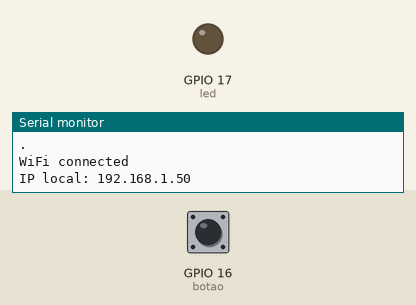
Bench run of a program on a simulated ESP32. On the bench: output pins drawn as LEDs (lit = HIGH), the last lines printed to the serial monitor. The test bench sets the inputs (shaded band); at power-on: GPIO 16 (botao) HIGH. WiFi joins after 1.5 s; servers stay silent unless stated; network time is answered at once with the bench clock; the local clock reads 2024-03-15 10:24:30 at power-on unless the program sets it; storage starts empty. At 13.5 s the program restarts the board; the recording ends there.

Above: at 3.7 s.
3.8 s: GPIO 16 (botao) pulled LOW for 0.15 s
At 5.0 s:
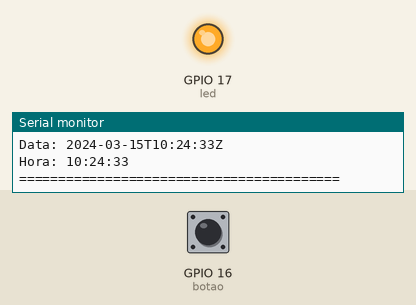
5.4 s: GPIO 16 (botao) pulled LOW for 1 s
At 6.2 s:
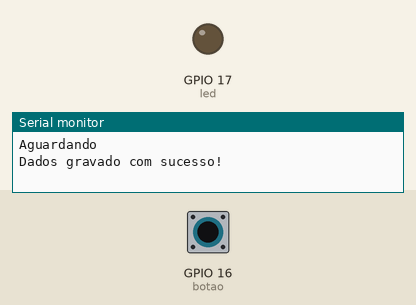
Timing chart, 0 to 8.4 s (numbered marks = the images above; inputs shaded):
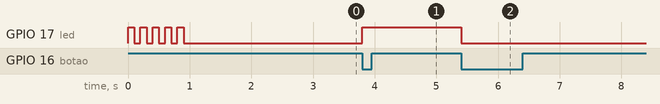

Measured:
- after the input at 3.8 s, GPIO 17 (led): LOW → HIGH at once
- after the input at 5.4 s, GPIO 17 (led): HIGH → LOW at once

The program:

main.cpp
```cpp
#include <Arduino.h>
#include <WiFi.h>
#include <WiFiUdp.h>
#include <WiFiClientSecure.h>
#include <HTTPClient.h>
#include <NTPClient.h>
#include <FS_File_Record.h> // Nossa lib personalizada do SPIFFS

#define SSID "trem"
#define PASSWORD "ze127naide"
#define led 17
#define botao 16
#define host_google "www.google.com"
#define MAX_FAILED 3
#define MAX_DISCONNECTED_TIME 10000

hw_timer_t *timer = NULL; //faz o controle do controlador
// Site remoto - Coloque aqui os dados do site que vai receber a requisição GET
const int http_port = 443;
String key = "tPmAAWT5Ab3j7F9b";
String httpRequestData;
String serverName;
String serverPath;
String payload;
String data_inicio_parada;
String hora_inicio_parada;
String data_fim_parada;
String hora_fim_parada;
String param;
bool estado_atual;
bool ultimo_estado;
bool parado = false;
bool solicitouAcesso = false;
bool liberado = true;
bool temDados = false;
bool enviouTudo;
uint32_t lastTimeConnected = 0;
int httpResponseCode;
int num_fails;
const uint32_t LIMIT = 4000000000;
//2021-09-29;17:10:58;2021-09-29;17:11:01
// Tamanho dos registros
const int sizeOfRecord = 39;
// String que recebe as mensagens de erro
String errorMsg;
String dados;
String linha = "";
// Variável que guarda o último registro obtido

HTTPClient http;
WiFiClient client;
WiFiUDP udp;
NTPClient ntp(udp, "0.br.pool.ntp.org", -3 * 3600, 60000);
// Objeto da nossa lib que recebe o nome do arquivo e tamanho fixo de registro
FS_File_Record ObjFS("/dhif.bin", sizeOfRecord);
//IPAddress serverLocal(192, 168, 3, 107);
IPAddress serverLocal(10, 0, 0, 109);

void adicionaDadosFila(void *p);
void checkInternet(void *p);
void checkWiFiConnection(void *p);
void configureWatchDog();
void connectWiFi();
bool enviaDadosPOST(String dip, String hip, String dfp, String hfp);
String getData();
String getHora();
bool hasInternet();
bool isDisconnectedForTooLong();
bool isConnectedServer();
void initNTP();
void initSPPIFS();
void showAllFiles();
void soft_RESET();

void setup(){
  // put your setup code here, to run once:
  Serial.begin(115200);
  Serial.println("Iniciando...");
  serverName = "http://" + serverLocal.toString() + ":" + String(http_port)+ "/maquina/insert_maquina.php";
  pinMode(led, OUTPUT);
  pinMode(botao, INPUT);

  for (int i = 0; i < 5; i++){
    digitalWrite(led, HIGH);
    delay(100);
    digitalWrite(led, LOW);
    delay(100);
  }

  xTaskCreatePinnedToCore(
      checkWiFiConnection,
      "checkWiFiConnection",
      10000,
      NULL,
      2,
      NULL,
      0);

  delay(500);

  xTaskCreatePinnedToCore(
      checkInternet,
      "checkInternet",
      10000,
      NULL,
      2,
      NULL,
      0);

  delay(500);

  xTaskCreatePinnedToCore(
      adicionaDadosFila,
      "adicionaDadosFila",
      10000,
      NULL,
      3,
      NULL,
      0);

  delay(500);

  disableCore0WDT();
  configureWatchDog();
  connectWiFi();
  initSPPIFS();
  initNTP();

  Serial.println("Data: " + getData() + " Hora: " + getHora());
  ultimo_estado = !digitalRead(botao);
}
//sem pressed é 1, pressed é 0 sem a negaçao
void loop()
{
  timerWrite(timer, 0);
  estado_atual = !digitalRead(botao);

  if (estado_atual != ultimo_estado){
    ultimo_estado = estado_atual;
    if (estado_atual == 1){
      Serial.println("tem internet? " + String(!isDisconnectedForTooLong()));
      if (!parado){
        Serial.println("=========================================");
        Serial.println("MAQUINA PARADA!");
        parado = true;
        digitalWrite(led, HIGH);
        data_inicio_parada = getData();
        hora_inicio_parada = getHora();
        Serial.println("Data: " + data_inicio_parada);
        Serial.println("Hora: " + hora_inicio_parada);
        Serial.println("=========================================");
      }
      else{
        Serial.println("=========================================");
        Serial.println("MAQUINA RETORMADA!");
        Serial.println("RELATORIO:");
        parado = false;
        digitalWrite(led, LOW);
        data_fim_parada = getData();
        hora_fim_parada = getHora();
        Serial.println("Data inicio: " + data_inicio_parada);
        Serial.println("Hora inicio: " + hora_inicio_parada);
        Serial.println("Data fim:   " + data_fim_parada);
        Serial.println("Hora fim:   " + hora_fim_parada);
        Serial.println("=========================================");
        dados = data_inicio_parada + "," + hora_inicio_parada + "," + data_fim_parada + "," + hora_fim_parada;
        Serial.println("Dados a serem gravados: " + dados);
        solicitouAcesso = true;
        Serial.print("Aguardando");
        while (!liberado){
          Serial.print(".");
          delay(50);
        }
        Serial.println("");
        liberado = false;
        while (!ObjFS.writeFile(dados, &errorMsg)){
          Serial.println(errorMsg);
          delay(50);
        }
        Serial.println("Dados gravado com sucesso!");
        solicitouAcesso = false;
        liberado = true;
        temDados = true;

        if (millis() > LIMIT)
          soft_RESET();
      }
    }
    delay(75);
  }
}

void adicionaDadosFila(void *p)
{
  TickType_t taskDelay = 2000 / portTICK_PERIOD_MS;
  while (true){
    if(WiFi.status() == WL_CONNECTED && temDados){
      if (isConnectedServer()){
        if (!solicitouAcesso){
          liberado = false;
          //strcpy(dados_txt, "");
          Serial.println("task usando o SPPIFS");
          Serial.println("Enviando dados para o banco de dados");
          linha = "";
          errorMsg = "0";
          ObjFS.rewind();
          // Exibe todos os registros até o fim
          while (ObjFS.readFileNextRecord(&linha, &errorMsg) && linha != ""){
            Serial.println(linha);
            enviouTudo = enviaDadosPOST(linha.substring(0, 10), linha.substring(11, 19), linha.substring(20, 30), linha.substring(31, 39));
            if(!enviouTudo)
              break;
          }
          if(enviouTudo){
            Serial.println("Todos os dados foram enviados!");
            if (ObjFS.destroyFile()){
              Serial.println("Arquivo Apagado");
            }
            else
              Serial.println("Falha ao apagar arquivo!");
            temDados = false;
          }else{
            temDados = true;
          }

          liberado = true;
        }
        else{
          Serial.println("Solicitaram acesso!");
        }
      }
      else{
        Serial.println("Dados na fila:");
        showAllFiles();
      }
    }
    vTaskDelay(taskDelay);
  }
}

void checkInternet(void *p)
{
  TickType_t taskDelay = 5000 / portTICK_PERIOD_MS;

  while (true){
    if (hasInternet()){
      lastTimeConnected = millis();
    }

    vTaskDelay(taskDelay);
  }
}

void checkWiFiConnection(void *p){

  TickType_t taskDelay = 1000 / portTICK_PERIOD_MS;

  while (true){
    if (WiFi.status() != WL_CONNECTED){
      connectWiFi();
    }
    vTaskDelay(taskDelay);
  }
}

void configureWatchDog(){
  timer = timerBegin(0, 80, true);
  timerAttachInterrupt(timer, &soft_RESET, true); //calback
  timerAlarmWrite(timer, 10000000, true);         //10s
  timerAlarmEnable(timer);                        //habilita a interrupiçao
}

void connectWiFi(){
  Serial.print("Connecting to ");
  Serial.print(SSID);

  WiFi.begin(SSID, PASSWORD);

  while (WiFi.status() != WL_CONNECTED){
    delay(1000);
    Serial.print(".");
  }
  Serial.println("");
  Serial.println("WiFi connected");
  Serial.print("IP local: ");
  Serial.println(WiFi.localIP());
}

bool enviaDadosPOST(String dip, String hip, String dfp, String hfp){
  if (!isConnectedServer())
    return false;

  Serial.println("####################################################################");
  Serial.println("Dados a ser enviado: ");
  Serial.println("Data inicio: " + dip);
  Serial.println("Hora inicio: " + hip);
  Serial.println("Data fim:   " + dfp);
  Serial.println("Hora fim:   " + hfp);
  Serial.println("####################################################################");

  Serial.println(serverName);
  http.begin(client, serverName);
  http.addHeader("Content-Type", "application/x-www-form-urlencoded");
  httpRequestData = "key=" + key + "&data_inicio_parada=" + dip + "&hora_inicio_parada=" + hip +
          "&data_fim_parada=" + dfp + "&hora_fim_parada=" + hfp; //Parâmetros com as leituras
  httpResponseCode = http.POST(httpRequestData);

  Serial.print("HTTP Response code: ");
  Serial.println(httpResponseCode);

  if(httpResponseCode == 200){
    payload = http.getString();
    Serial.println("Payload: " + payload);
    if(payload.equals("OK")){
      Serial.println("DADOS ENVIADO COM SUCESSO AO BANCO DE DADOS!");
      http.end();
      return true;
    }
  }else if(httpResponseCode == 404){
    Serial.println("PAGINA NAO ENCONTRADA!");
  }else{
    Serial.print("Error code: ");
    Serial.println(httpResponseCode);
  }

  http.end();
  return false;
}

String getData(){
  if (!isDisconnectedForTooLong()){
    if (!ntp.update())
      initNTP();
  }
  return ntp.getFormattedDate();
}

String getHora(){
  if (!isDisconnectedForTooLong()){
    if (!ntp.update())
      initNTP();
  }
  return ntp.getFormattedTime();
}

bool hasInternet(){
  WiFiClient client;
  //Endreço IP do Google 172.217.3.110
  IPAddress adr;
  //Tempo limite para conexão
  WiFi.hostByName(host_google, adr);
  client.setTimeout(5);
  Serial.print("IP server google: ");
  Serial.println(adr);
  //Tenta conectar
  bool connected = client.connect(adr, http_port);
  //Fecha a conexão
  client.stop();
  //Retorna true se está conectado ou false se está desconectado
  return connected;
}

bool isDisconnectedForTooLong(){
  //Retorna true se o tempo desde a última conexão for maior que o definido
  return millis() - lastTimeConnected > MAX_DISCONNECTED_TIME;
}

bool isConnectedServer(){
  bool conectado;
  conectado = client.connect(serverLocal, http_port, 3000);

  if (conectado)
    Serial.println("Conectado com o servidor");
  else
    Serial.println("Falha na conexao com o servidor");

  client.stop();
  return conectado;
}

void initNTP(){
  //Inicializa o client NTP
  ntp.begin();

  //Espera pelo primeiro update online
  Serial.println("Update do relogio");
  if (!ntp.update()){
    Serial.println("NTP");
    Serial.print(".");
    if (ntp.forceUpdate())
      Serial.println("Update Completo");
    else
      Serial.println("Falha ao realizar update");
  }
  else
    Serial.println("Update OK");
}

void initSPPIFS(){
  num_fails = 1;
  while (!ObjFS.init()){
    Serial.println("Falha ao iniciar SPPIFS..." + String(num_fails) + "a tentativa...");
    delay(100);
    if (num_fails == MAX_FAILED){
      Serial.println("Falha ao iniciar SPPIFS");
      soft_RESET();
    }
    num_fails++;
  }
  Serial.println("Inicialização da SPPIFS concluída!");
  // Se o arquivo não existe, criamos o arquivo
  if (!ObjFS.fileExists()){
    Serial.println("Criando novo aquivo...");
    ObjFS.newFile(); // Cria o arquivo
  }else{
    Serial.println("Abrindo aquivo existente...");
  }
}

void showAllFiles(){
  int count = 0;
  String linha = "";

  // Exibe na serial o início do arquivo
  Serial.println("# Begin of file #");
  errorMsg = "";

  // Posiciona o ponteiro do arquivo no início
  ObjFS.rewind();

  // Exibe todos os registros até o fim
  while (ObjFS.readFileNextRecord(&linha, &errorMsg) && linha != ""){
    Serial.print(String(count) + " - ");
    Serial.println(linha);
    count++;
  }

  // Se existir mensagem de erro exibe na serial e no display
  if (errorMsg != ""){
    Serial.println(errorMsg);
  }

  // Exibe na serial e no display o fim do arquivo
  Serial.println("# End of file #");
}

void soft_RESET(){ //IRAM_ATTR faz a funçao ser chamada mais rapido. joga na RAM
  Serial.println("Reiniciano o sistema...");
  delay(1000);
  ESP.restart();
}
```
